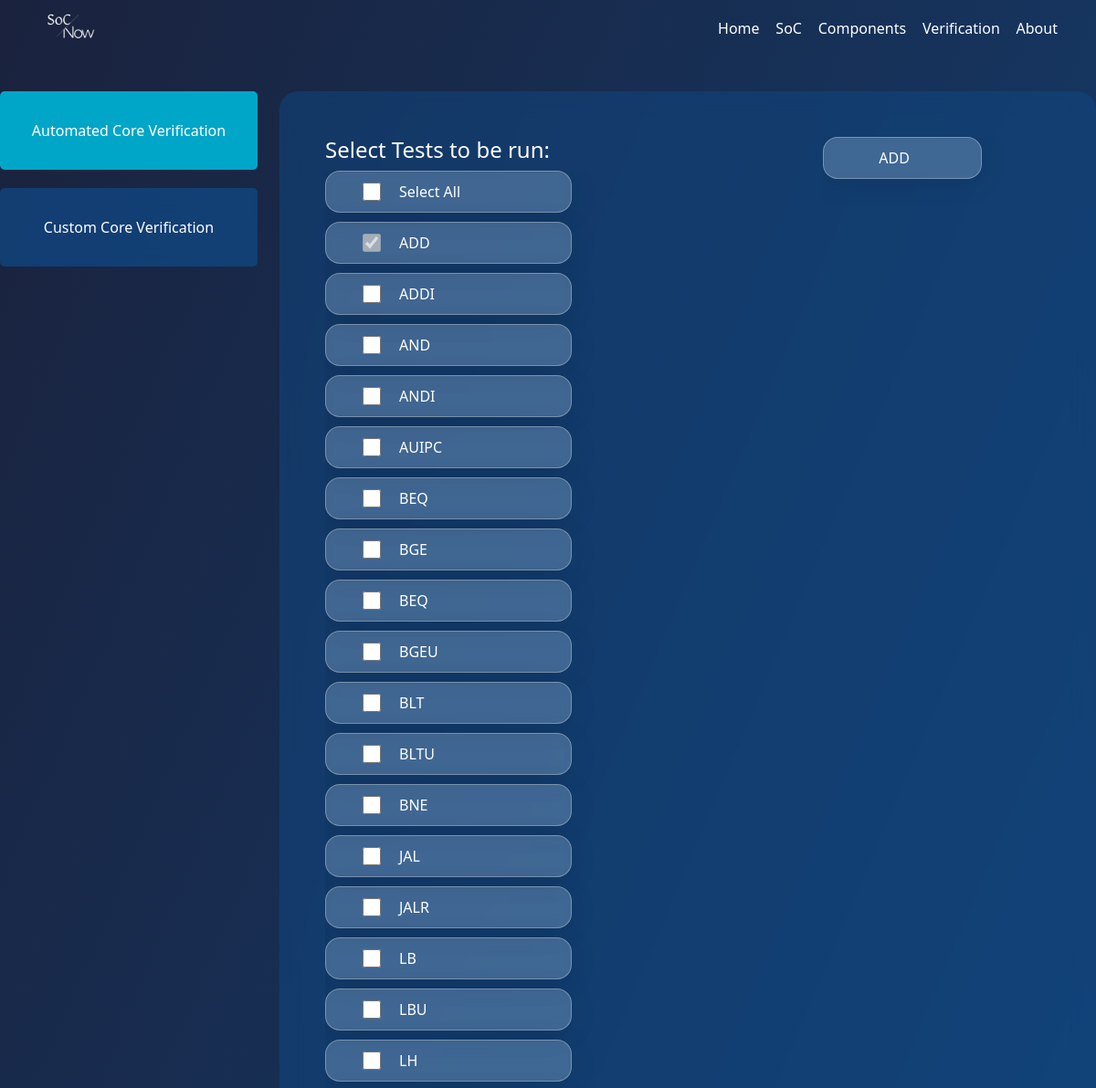
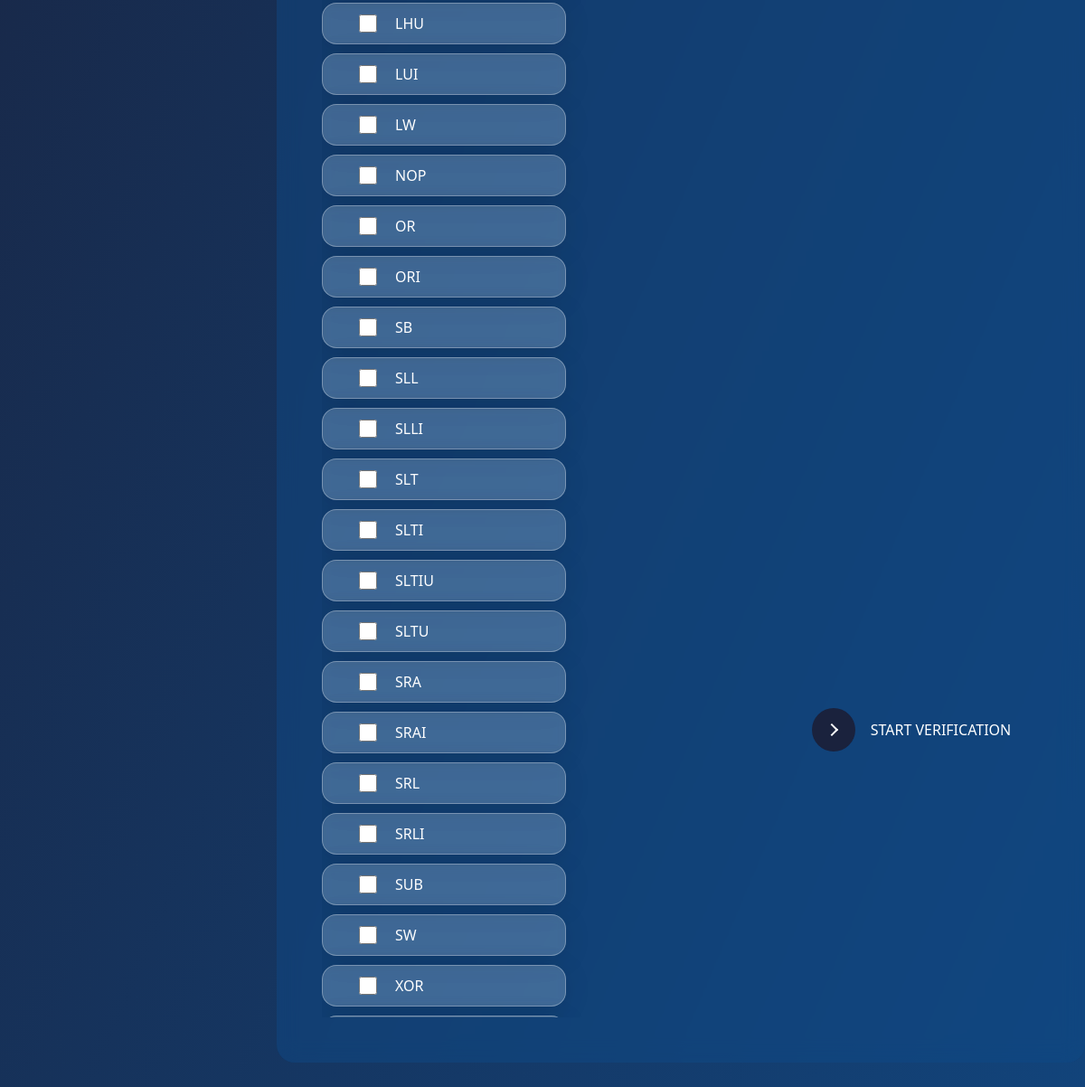
/verification/, run on the app's committed database (2 pictures, top to bottom).
### verification/models.py (models this page shows)
class ComplianceTests(models.Model):
    name = models.CharField(max_length=1000)
    name_convention = models.CharField(max_length=1000 , null=True , blank = True)

### verification/views.py (the view)
# urls.py: path("", verif_select, name="verif_select"),
def verif_select(request):
    base = ComplianceTests.objects.all()[0]
    tests = ComplianceTests.objects.all()[1:]
    if request.method == "POST":
        ic("c-test" in request.POST)
        if "compliance" in request.POST:
            selected_tests = request.POST.getlist("tst")
            selected_tests.append("I-ADD-01")
            global test_statuses
            test_statuses = {}
            for test in selected_tests:
                os.system("./compliance.sh " + test)
                compile_result(test)
            return redirect("test_result")
        elif "c-test" in request.POST:
            c_code = request.POST.get("main-c")
            file = open("/tmp/c_code.c", "w+")
            file.write(c_code)
            file.close()
            os.system("riscv32-unknown-elf-gcc -g /tmp/c_code.c -o /tmp/c_code.out")
            os.system("riscv32-unknown-elf-objdump -d /tmp/c_code.out > /tmp/c_code.elf")
            file = open("/tmp/c_code.elf", "r")
            contents = file.readlines()
            file.close()
            machineCode = []
            machineCodeFile = open("/tmp/machCode.txt", "w+")
            for line in contents[1:]:
                splittedList = line.split("\t")
                if len(splittedList)>1:
                    machineCode.append(splittedList[1])
            machineCodeFile.write("\n".join(machineCode))
            machineCodeFile.close()
            os.chdir(f"{GENERATOR_DIR}")
            os.system("sbt 'testOnly CoreTest -- -DwriteVcd=1 -DmemFile=/tmp/machCode.txt'")
            os.chdir("../")
            messages.success(request, "Successfully Generated VCD", extra_tags="success_vcd")
            context = {"basecase":base, "testcases":tests, "c_code":c_code, "machineCode":None, "soc_code":None}
        elif "s-test" in request.POST:
            assembly = request.POST.get("main-s")
            machCode = assembly #parse_riscv_assembly(assembly)
            file = open("/tmp/machCode.txt", "w+")
            file.write(machCode)
            file.close()
            os.chdir(f"{GENERATOR_DIR}")
            os.system("sbt 'testOnly CoreTest -- -DwriteVcd=1 -DmemFile=/tmp/machCode.txt'")
            os.chdir("../")
            messages.success(request, "Successfully Generated VCD", extra_tags="success_vcd")
            context = {"basecase":base, "testcases":tests, "c_code":None, "machineCode":machCode, "soc_code":None}
        elif "soc-test" in request.POST:
            assembly = request.POST.get("main-soc")
            machCode = assembly #parse_riscv_assembly(assembly)
            file = open("/tmp/machCode.txt", "w+")
            file.write(machCode)
            file.close()
            os.chdir(f"{GENERATOR_DIR}")
            os.system("sbt 'testOnly CoreTest -- -DwriteVcd=1 -DmemFile=/tmp/machCode.txt'")
            os.chdir("../")
            messages.success(request, "Successfully Generated VCD", extra_tags="success_vcd")
            context = {"basecase":base, "testcases":tests, "c_code":None, "machineCode":None, "soc_code":assembly}
            return render(request, "soc_test.html", context)
    else:
        context = {"basecase":base, "testcases":tests, "c_code":None, "machineCode":None, "soc_code":None}
    return render(request, "verif_select.html", context)

### templates/verif_select.html (shortened to what this page needs)
{% extends 'base.html' %}
{% load static %}
{% block content %}
<section id="main" class="clean-block verif">
    <div class="row">
        <div class="col-md-3 tab-btns">
            <button onclick="changeCom(event,'auto')" class="btn tab-btn active">
                Automated Core Verification
            </button>
            <br>
            <button onclick="changeCom(event,'custom')" class="btn tab-btn">
                Custom Core Verification
            </button>
            <br>
        </div>
        <div class="col-md-9 auto-core">
            <div class="container">
                <form id="verification-form" method="post"> {% csrf_token %}
                <div class="row">
                    <div class="col-md-6">
                        <h4>Select Tests to be run:</h4>
                        <div class="tests">
                        <div class="test-group">
                            <input type="checkbox" name="tst" id="select-all" />
                            <label> Select All </label>
                        </div>
                        <div class="test-group">
                        <input id="basic" disabled type="checkbox" name="tst" value="{{basecase.name_convention}}" checked />
                        <label> {{ basecase.name }} </label>
                        </div>
                        {% for testcase in testcases %}
                        <div class="test-group">
                            <input type="checkbox" name="tst" id="{{testcase.name}}" value="{{testcase.name_convention}}" />
                            <label> {{testcase.name}} </label>
                        </div>
                        {% endfor %}
                    </div>
                </div>
                    <div class="col-md-2">
                    </div>
                    <div class="col-md-4">
                        <div class="testsafter">
                            <div id="{{basecase.name}}" class="test-group">
                                <label> {{ basecase.name }} </label>
                            </div>
                        </div>
                        <div>
                            <div id="containerr">
                                <button name="compliance" onclick="startVerification()"class="learn-more">
                                  <span class="circle" aria-hidden="true">
                                    <span class="icon arrow"></span>
                                  </span>
                                  <span class="button-text">Start Verification</span>
                                </button>
                            </div>
                        </div>
                    </div>
                </div>
            </form>
            </div>
        </div>
        </div>
</section>
{% endblock content %}

### templates/base.html (shortened to what this page needs)
{% load static %}
<!DOCTYPE html>
<html lang="en">
<head>
    <link href="{% static 'bs/css/bootstrap.css' %}" rel="stylesheet" />
    <link href="{% static 'css/style.css' %}" rel="stylesheet" />
<link rel="stylesheet" href="{% static 'codemirror/codemirror-5.65.0/theme/ayu-dark.css' %}">
<link rel="stylesheet" href="{% static 'codemirror/codemirror-5.65.0/lib/codemirror.css' %}">
</head>
<body>
    <nav class="navbar navbar-dark fixed-top">
        <div class="container">
            <div class="d-flex justify-content-between align-items-center" style="width: 100%;">
                <a class="navbar-brand" href="{% url 'index' %}"><img src="{% static 'img/socLogo.png' %}" style="width:10%"></a>
                <div class="d-flex align-items-center justify-content-between" style="width: 33.33%;">
                        <a class="nav-item" href="{% url 'index' %}">Home</a>
                        <a class="nav-item" href="{% url 'soc' %}">SoC</a>
                        <a class="nav-item" href="{% url 'components' %}">Components</a>
                        <a class="nav-item" href="{% url 'verif_select' %}">Verification</a>
                        <a class="nav-item" href="{% url 'home' %}">About</a>
                </div>
            </div>
        </div>
      </nav>
{% block content %}
{% endblock %}
</body>
</html>

### static/css/style.css (style rules this page uses)
.clean-block { padding-top: 100px; padding-bottom: 100px; }
.learn-more { font-family: "Mukta", sans-serif; font-size: 1rem; line-height: 1.5; position: relative; display: inline-block; cursor: pointer; outline: none; border: 0; vertical-align: middle; text-decoration: none; background: transparent; padding: 0; font-size: inherit; font-family: inherit; }
.learn-more { width: 16rem; height: auto; }
.learn-more .circle { transition: all 0.45s cubic-bezier(0.65, 0, 0.076, 1); position: relative; display: block; margin: 0; width: 3rem; height: 3rem; background: #1a223d; border-radius: 1.625rem; }
.learn-more .circle .icon { transition: all 0.45s cubic-bezier(0.65, 0, 0.076, 1); position: absolute; top: 0; bottom: 0; margin: auto; background: #fff; }
.learn-more .circle .icon.arrow { transition: all 0.45s cubic-bezier(0.65, 0, 0.076, 1); left: 0.625rem; width: 1.125rem; height: 0.125rem; background: none; }
.learn-more .circle .icon.arrow::before { position: absolute; content: ""; top: -0.25rem; right: 0.0625rem; width: 0.625rem; height: 0.625rem; border-top: 0.125rem solid #fff; border-right: 0.125rem solid #fff; transform: rotate(45deg); }
.learn-more .button-text { transition: all 0.45s cubic-bezier(0.65, 0, 0.076, 1); position: absolute; top: 0; left: 0; right: 0; bottom: 0; padding: 0.75rem 0; margin: 0 0 0 1.85rem; color: #1a223d; font-weight: 500; line-height: 1.6; text-align: center; text-transform: uppercase; }
.verif { background: linear-gradient(293deg, #104b88, #1a223d ); background-position: center; background-size: cover; background-repeat: no-repeat; min-height: 100vh; }
.tab-btn { background-color: #104a88b5; backdrop-filter: blur(11.5px); color: white; border-radius: 5px; margin-bottom: 20px; padding: 30px 20px; width: 100%; }
.tab-btns .active { background-color: #00a6c7; }
#verification-form .learn-more .button-text { color: white; }
.auto-core .container { background-color: #104a8879; backdrop-filter: blur(11.5px); max-height: 80vh; color: white; padding: 50px; border-radius: 20px; }
.auto-core .tests { overflow-y: scroll; max-height: 60vh; }
.testsafter { overflow-y: scroll; height: 50vh; }
.test-group { background: rgba(255, 255, 255, 0.2); border-radius: 16px; box-shadow: 0 4px 30px rgba(0, 0, 0, 0.1); backdrop-filter: blur(5px); -webkit-backdrop-filter: blur(5px); border: 1px solid rgba(255, 255, 255, 0.3); margin-bottom: 10px; padding: 10px 40px; width: 70%; display: flex;justify-content: start; align-items: center; }
.test-group label { margin-left: 20px; }
.test-group input { width: 20px; height: 20px; }
.nav-item { color: white; text-decoration: none; font-weight: 400; }

### templates/verif_select.html (style rules this page uses)
body { overflow: hidden; }

### data on the page
ComplianceTests: name "ADD"
ComplianceTests: name "ADDI"
ComplianceTests: name "AND"
ComplianceTests: name "ANDI"
ComplianceTests: name "AUIPC"
ComplianceTests: name "BEQ"
ComplianceTests: name "BGE"
ComplianceTests: name "BEQ"
ComplianceTests: name "BGEU"
ComplianceTests: name "BLT"
ComplianceTests: name "BLTU"
ComplianceTests: name "BNE"
ComplianceTests: name "JAL"
ComplianceTests: name "JALR"
ComplianceTests: name "LB"
ComplianceTests: name "LBU"
ComplianceTests: name "LH"
ComplianceTests: name "LHU"
ComplianceTests: name "LUI"
ComplianceTests: name "LW"
ComplianceTests: name "NOP"
ComplianceTests: name "OR"
ComplianceTests: name "ORI"
ComplianceTests: name "SB"
ComplianceTests: name "SLL"
ComplianceTests: name "SLLI"
ComplianceTests: name "SLT"
ComplianceTests: name "SLTI"
ComplianceTests: name "SLTIU"
ComplianceTests: name "SLTU"
ComplianceTests: name "SRA"
ComplianceTests: name "SRAI"
ComplianceTests: name "SRL"
ComplianceTests: name "SRLI"
ComplianceTests: name "SUB"
ComplianceTests: name "SW"
ComplianceTests: name "XOR"
